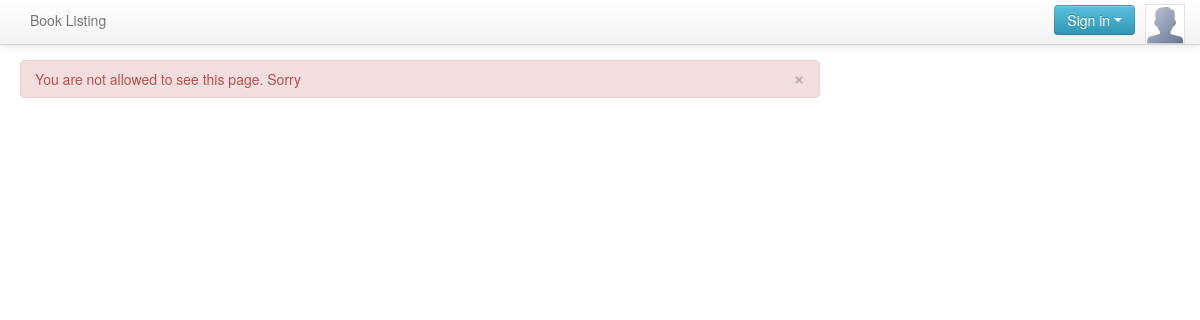
Page /accounts.php (signed in) on the earlier database version.
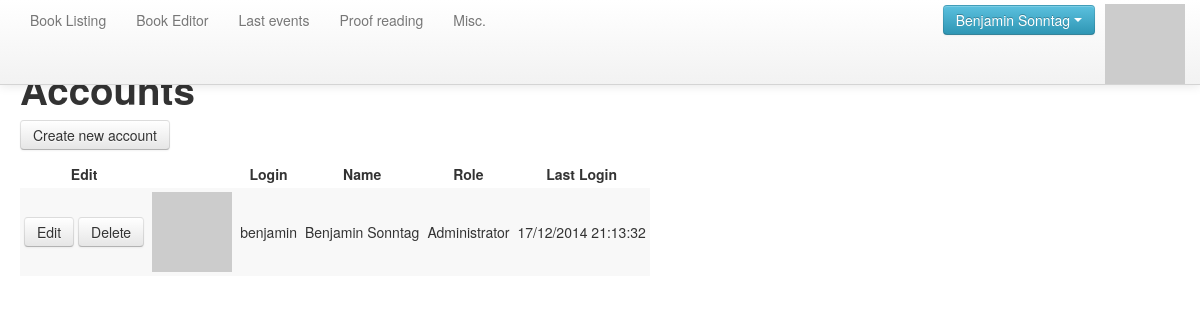
Same page on the later database version.
### tables this page shows
CREATE TABLE `users` (
  `id` int(10) unsigned NOT NULL AUTO_INCREMENT,
  `firstname` varchar(255) NOT NULL,
  `lastname` varchar(255) NOT NULL,
  `email` varchar(255) NOT NULL,
  `login` varchar(128) NOT NULL,
  `pass` varchar(128) NOT NULL,
  `role` int(11) NOT NULL,
  `lastlogin` datetime NOT NULL,
  PRIMARY KEY (`id`)
);

### www/common.php (called while the page is built, shortened)
<?php
$me=$_SESSION["me"];
require_once("functions.php");
require_once("bookfuncs.php");

### www/nothing.php (called while the page is built)
<?php
require_once("common.php");
  require_once("head.php");
  require_once("menu.php");
  require("messagebox.php");
  require_once("foot.php");
?>

### www/bookfuncs.php (called while the page is built, shortened)
<?php
$arole=array(
	      "1" => "Administrator",
	      "2" => "Editor",
	      );

### www/accounts.php (the view, shortened to what this page needs)
<?php
require_once("common.php");
if (!($me["role"] & ROLE_ADMIN)
    && !($me["id"]==$_REQUEST["id"] && ($_REQUEST["action"]=="edit" || $_REQUEST["action"]=="doedit") )
    ) {
  require_once("nothing.php");
  exit();
}
require_once("doaccounts.php");
  require_once("head.php");
  require_once("menu.php");
  require("messagebox.php");
?>
<div class="container-fluid main">
<div class="row">
<div class="span12">
    <h1><?php __("Accounts"); ?></h1>
<?php
switch ($_REQUEST["action"]) {
?>
<?php
default:
$r=mq("SELECT * FROM users ORDER BY login;");
?>
<p>
   <a class="btn" href="/accounts?action=create"><?php __("Create new account"); ?></a>
</p>
<table class="matable">
    <tr>
  <th><?php __("Edit"); ?></th>
    <th></th>
    <th><?php __("Login"); ?></th>
    <th><?php __("Name"); ?></th>
    <th><?php __("Role"); ?></th>
    <th><?php __("Last Login"); ?></th>
    </tr>
<?php
    while ($c=mysql_fetch_array($r)) {
?>
<tr>
	<td>
  <a class="btn" href="/accounts?id=<?php echo $c["id"]; ?>&action=edit"><?php __("Edit"); ?></a>
  <a class="btn" href="/accounts?id=<?php echo $c["id"]; ?>&action=delete"><?php __("Delete"); ?></a>
        </td>
												     <td><img src="http://www.gravatar.com/avatar/<?php echo md5(strtolower($c["email"])); ?>?s=32">
        <td><?php echo htmlentities($c["login"]); ?></td>
        <td><?php echo htmlentities($c["firstname"]." ".$c["lastname"]); ?></td>
 <td><?php
      foreach($arole as $k=>$v) {
	if ($c["role"] & $k) {
	  echo _($v);
	}
      }
 ?></td>
      <td><?php echo date_my2fr($c["lastlogin"],true); ?></td>
      </tr>
	<?php } ?>
</table>
<?php
    }
?>
</div>
</div>
</div>
<?php
  require_once("foot.php");
?>

### www/head.php (shortened to what this page needs)
<!DOCTYPE html>
<html lang="<?php echo substr($lang,0,2); ?>">
  <head>
    <link href="assets/css/bootstrap.css" rel="stylesheet">
    <link href="assets/css/bootstrap-responsive.css" rel="stylesheet">
    <link href="style.css" rel="stylesheet">
  </head>
  <body>

### www/menu.php (shortened to what this page needs)
<?php
require_once("common.php");
?>
    <div class="navbar navbar-fixed-top">
      <div class="navbar-inner">
        <div class="container">
          <div class="nav-collapse collapse">
            <ul class="nav">
       <li<?php if (substr($_SERVER["REQUEST_URI"],0,9)=="/booklist") echo ' class="active"'; ?>>
    <a href="/booklist"><?php __("Book Listing"); ?></a>
              </li>
<?php
    if ($me["id"]!=0)  { ?>
       <li<?php if (substr($_SERVER["REQUEST_URI"],0,9)=="/bookedit") echo ' class="active"'; ?>>
    <a href="/bookedit"><?php __("Book Editor"); ?></a>
              </li>
       <li<?php if (substr($_SERVER["REQUEST_URI"],0,7)=="/events") echo ' class="active"'; ?>>
    <a href="/events"><?php __("Last events"); ?></a>
              </li>
       <li<?php if (substr($_SERVER["REQUEST_URI"],0,10)=="/proofread") echo ' class="active"'; ?>>
    <a href="/proofread"><?php __("Proof reading"); ?></a>
              </li>
       <li<?php if (substr($_SERVER["REQUEST_URI"],0,5)=="/misc") echo ' class="active"'; ?>>
    <a href="/misc"><?php __("Misc."); ?></a>
              </li>
  <?php } ?>
              <li class="">
                <a href=""></a>
              </li>
            </ul>
       <?php if ($_SESSION["id"]) { ?>
<div id="gravatar" class="pull-right" style="padding-left: 10px; padding-top:4px"><img src="https://www.gravatar.com/avatar/<?php echo md5(strtolower($me["email"])); ?>?s=32"></div>
<div id="user" class="pull-right btn-group"><button class="btn dropdown-toggle btn-info" data-toggle="dropdown">
<?php echo $me["firstname"]." ".$me["lastname"]; ?>  <span class="caret"></span>
   </button>
</div>
 <?php } else { ?>
<div id="gravatar" class="pull-right" style="padding-left: 10px; padding-top:4px"><img src="user2.png"></div>
<div id="user" class="pull-right btn-group"><button class="btn dropdown-toggle btn-info" onclick="document.location='/signin'">
   <?php __("Sign in"); ?> <span class="caret"></span>
   </button>
 <?php } ?>
          </div>
        </div>
      </div>
    </div>
</div>

### www/functions.php (shortened to what this page needs)
<?php
function date_my2fr($str,$long=false) {
	if ($long) {
	  return substr($str,8,2)."/".substr($str,5,2)."/".substr($str,0,4)." ".substr($str,11,8);
	} else {
	  return substr($str,8,2)."/".substr($str,5,2)."/".substr($str,0,4);
	}
}
function mq($query) {
  $r=@mysql_query($query);
  return $r;
}
function ehe($s) {
  echo htmlentities($s,ENT_COMPAT,"UTF-8");
}
function __($s) {
  echo _($s);
}

### www/messagebox.php (shortened to what this page needs)
<?php
require_once("common.php");
?>
<div style="position: fixed; left: 20px; top: 60px; width: 800px; height: 48px;" id="messagebox">
<?php
if (isset($_REQUEST["error"])) {
  ?>
  <div id="alertmsg" class="alert alert-error">  <button type="button" class="close" data-dismiss="alert">&times;</button> <?php ehe($_REQUEST["error"]); ?></div>
<?php
}
?>
</div>

### www/foot.php
</body>
</html>

### www/style.css (style rules this page uses)
div.main { padding-top: 60px; }
table.matable { padding: 4px; margin: 0; border-collapse: collapse; }
table.matable td, table.matable th { padding: 4px; }
table.matable tr:nth-child(even) td { background: #f8f8f8; }

Differences in the rows shown:
now on this page (row edited): users: login "benjamin", firstname+lastname "Benjamin Sonntag", lastlogin "17/12/2014 21:13:32"
Other differences:
_($s): "Book Listing Sign in" → "Book Listing Book Editor Last events Proof reading Misc. Accounts Create new account Edit Login Name Role Last Login"
$me["firstname"]: (not shown) → "Benjamin"
$me["lastname"]: (not shown) → "Sonntag"
$s: "You are not allowed to see this page. Sorry" → (not shown)
